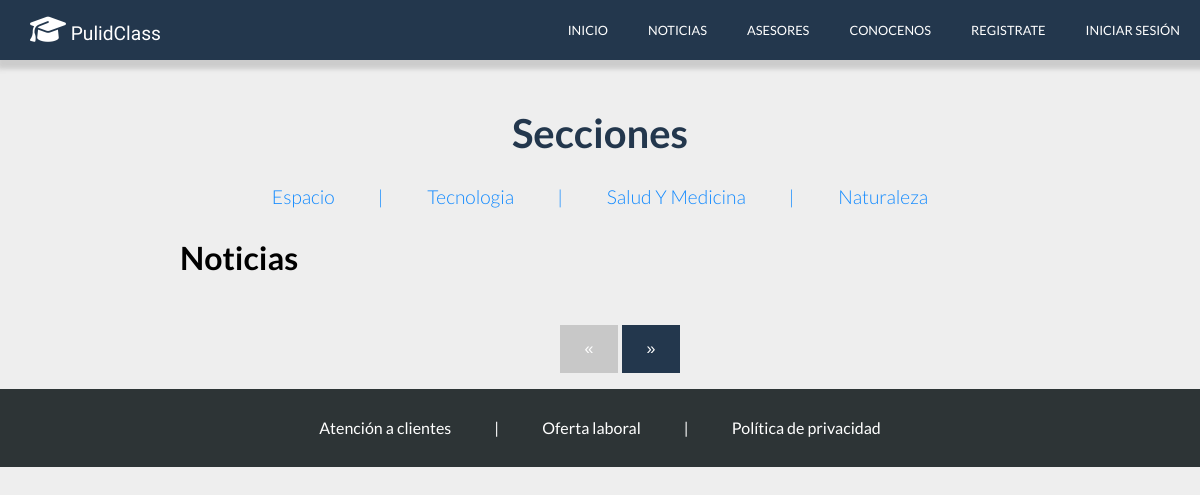
Before: /noticias.php with the older database file.
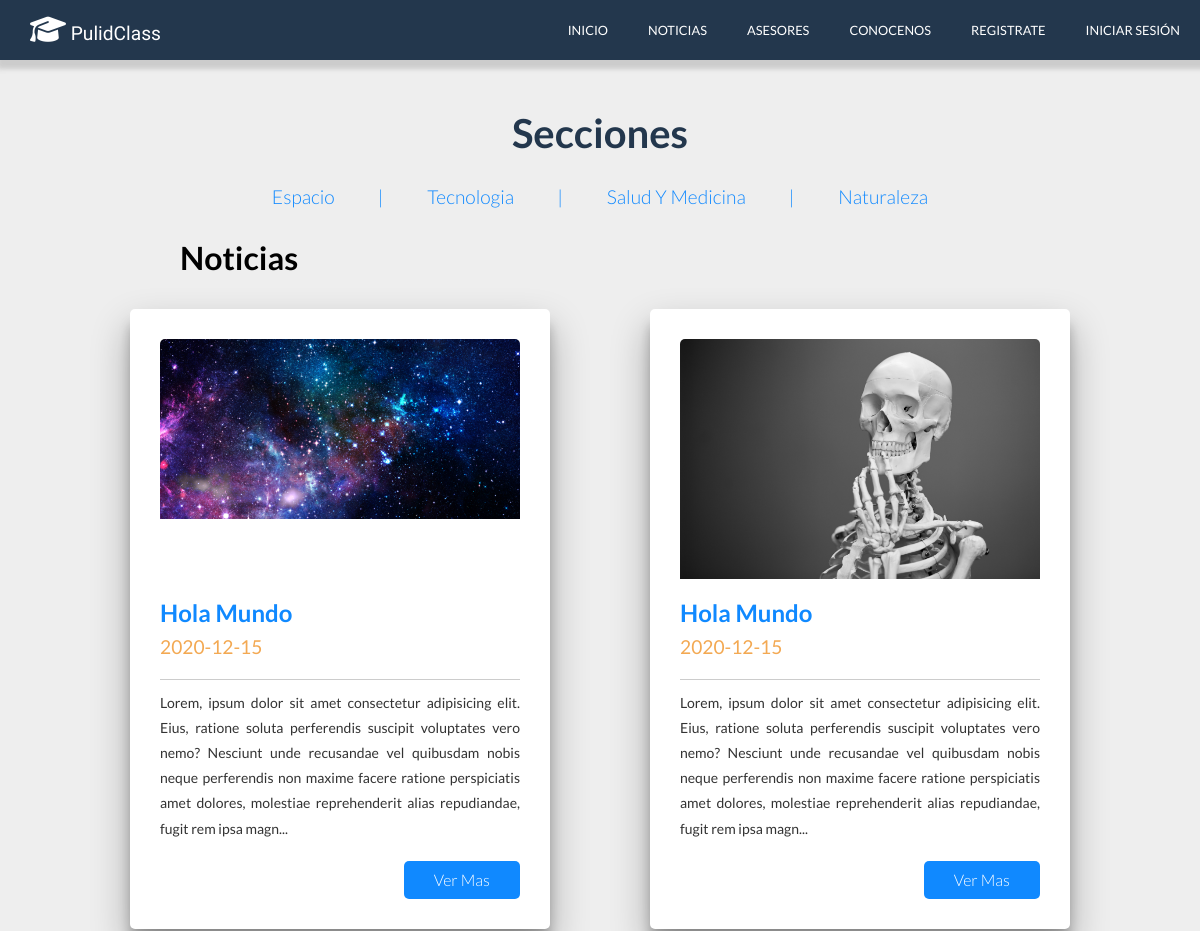
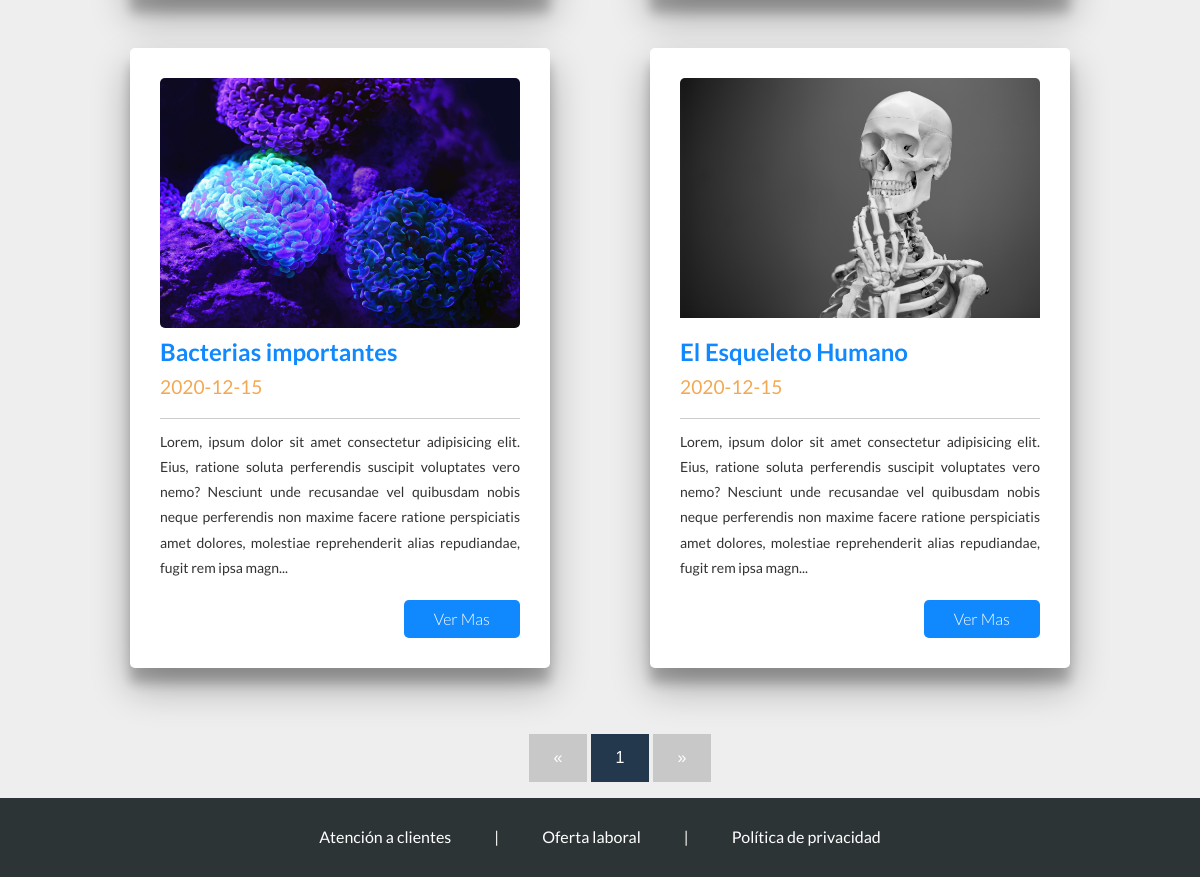
After: the same page with the newer database file (2 pictures, top to bottom).
### tables this page shows
CREATE TABLE `noticia` (
  `Id_Noticia` int(11) NOT NULL AUTO_INCREMENT,
  `Correo` varchar(70) DEFAULT NULL,
  `Titulo` varchar(100) NOT NULL,
  `Subtitulo` varchar(150) NOT NULL,
  `Fecha` date NOT NULL,
  `Fuentes` text NOT NULL,
  `Informacion` text NOT NULL,
  `Imagen` text,
  `asesor_Id_Asesor` int(11) NOT NULL,
  PRIMARY KEY (`Id_Noticia`),
  KEY `cita_ibfk_1` (`Correo`),
  KEY `fk_noticia_asesor1_idx` (`asesor_Id_Asesor`),
  CONSTRAINT `fk_noticia_asesor1` FOREIGN KEY (`asesor_Id_Asesor`) REFERENCES `asesor` (`Id_Asesor`) ON DELETE NO ACTION ON UPDATE NO ACTION
);

### noticias.php (called while the page is built, shortened)
<?php session_start();
    require('conexion.php');
    $statement = $conexion->prepare('SELECT * FROM Noticia');
    $statement->execute();
    $noticias=$statement->fetchAll();
    $pagina = isset($_GET['pagina']) ? (int)$_GET['pagina'] : 1;
    $postPorPagina = 4;
    $inicio = ($pagina > 1) ? ($pagina * $postPorPagina - $postPorPagina) : 0 ;
    $noticias_page = $conexion->prepare("SELECT SQL_CALC_FOUND_ROWS * FROM noticia LIMIT $inicio, $postPorPagina");
    $noticias_page->execute();
    $noticias_page= $noticias_page->fetchAll();
    $totalNoticias = $conexion->query('SELECT FOUND_ROWS() as total');
    $totalNoticias = $totalNoticias->fetch()['total'];
    $numeroPaginas = ceil($totalNoticias / $postPorPagina);
    require('views/noticias.view.php');
?>

### views/noticias.view.php (the view, shortened to what this page needs)
<!DOCTYPE html>
<html lang="en">
<head>
    <link rel="stylesheet" href="css/normalize.css">
    <link rel="stylesheet" href="css/noticias/estilos.css">
</head>
<body>
    <header>
        <div class="menu">
            <div class="logo">
                <a href="index.php"><h2 class="page-name"><i class="fas fa-graduation-cap"></i> PulidClass</h2></a>
            </div>
            <nav>
                <a href="index.php">Inicio</a>
                <a href="noticias.php">Noticias</a>
                <a href="asesores.php">Asesores</a>
                <a href="conocenos.php">Conocenos</a>
                <?php if(isset($_SESSION['cliente'])): ?>
                    <a href="perfil.php">Perfil</a>
                    <a href="logout.php">Cerrar Sesión</a>
                <?php elseif(isset($_SESSION['admin'])): ?>
                    <a href="admin.php">Perfil</a>
                    <a href="logout.php">Cerrar Sesión</a>
                <?php elseif(isset($_SESSION['asesor'])): ?>
                    <a href="perfil_asesor.php">Perfil</a>
                    <a href="logout.php">Cerrar Sesión</a>
                <?php else: ?>
                    <a href="register.php">Registrate</a>
                    <a href="login.php">Iniciar Sesión</a>
                <?php endif; ?>
            </nav>
        </div>
    <main>
        <div class="asesores">
            <div class="filtrado">
                <h3 class="titulo">Secciones</h3>
                <a href="#">Espacio</a>
                <a href="#" class="separador"> | </a>
                <a href="#">Tecnologia</a>
                <a href="#" class="separador"> | </a>
                <a href="#">Salud Y Medicina</a>
                <a href="#" class="separador"> | </a>
                <a href="#">Naturaleza</a>
            </div>
            <div class="grid">
                <div class="titulo">
                    <h3>Noticias</h3>
                </div>
                <?php
                    foreach($noticias_page as $noticia){
                    $titulo=$noticia['Titulo'];
                    $fecha=$noticia['Fecha'];
                    $informacion=$noticia['Informacion'];
                    $informacion=substr($informacion, 0, 300);
                    $informacion.="...";
                    $foto=$noticia['Imagen'];
                ?>
                <div class="asesor">
                    <form enctype="multipart/form-data" action="<?php echo htmlspecialchars($_SERVER['PHP_SELF'])?>" method="GET">
                        <div class="foto">
                            <img src="<?php echo $foto?>" alt="">
                        </div>
                        <p class="nombre"><?php echo $titulo ?></p>
                        <p class="ocupacion"><?php echo $fecha ?></p>
                        <p class="descripcion"><?php echo $informacion ?></p>
                        <input type="submit" value="Ver Mas">
                    </form>
                </div>
                <?php
                }
                ?>
            </div>
            <div class="paginacion">
                    <ul>
                        <?php if($pagina == 1): ?>
                            <li class="disabled">&laquo;</li>
                        <?php else: ?>
                            <li><a href="?pagina=<?php echo $pagina - 1 ?>">&laquo;</a></li>
                        <?php endif; ?>
                        <?php
                            for($i = 1; $i <= $numeroPaginas; $i++){
                                if ($pagina === $i) {
                                    echo "<li class='active'><a href='?pagina=$i'>$i</a></li>";
                                } else {
                                    echo "<li><a href='?pagina=$i'>$i</a></li>";
                                }
                            }
                        ?>
                        <?php if($pagina == $numeroPaginas): ?>
                            <li class="disabled">&raquo;</li>
                        <?php else: ?>
                            <li><a href="?pagina=<?php echo $pagina + 1 ?>">&raquo;</a></li>
                        <?php endif; ?>
                    </ul>
            </div>
        </div>
    </main>
    <footer>
    <div class="info">
            <a href="#">Atención a clientes</a>
            <a href="#" class="separador"> | </a>
            <a href="#">Oferta laboral</a>
            <a href="#" class="separador"> | </a>
            <a href="politicas.php">Política de privacidad</a>
        </div>
    </footer>
    <link rel="stylesheet" href="https://cdnjs.cloudflare.com/ajax/libs/jquery-modal/0.9.1/jquery.modal.min.css" />
</body>
</html>

### css/noticias/estilos.css (style rules this page uses)
header .menu { background: #23374d; color: #fff; display: flex; box-shadow: 3px 3px 5px 6px #ccc; height: 60px; }
header .menu .logo { display: flex; flex-direction: row; flex-wrap: wrap; align-items: center; width: 20%; padding: 10px; }
header .menu .logo a { color: white; text-decoration: none; }
header .menu .logo a h2 { margin: 0 20px; font-family: "Titillium Web", sans-serif; font-size: 1.2em; font-weight: 300; }
header .menu .logo a h2 i { font-size: 1.5em; }
header .menu nav { text-transform: uppercase; width: 80%; display: flex; flex-direction: row; flex-wrap: wrap; align-items: center; justify-content: flex-end; text-align: right; }
header .menu nav a { font-size: 0.8em; margin: 0 20px; text-decoration: none; color: #fff; transition: all 0.3s ease; }
main .asesores { width: 100%; }
main .asesores .filtrado { text-align: center; }
main .asesores .filtrado .titulo { margin: 0; margin-top: 50px; margin-bottom: 30px; font-size: 2.5em; color: #23374d; }
main .asesores .filtrado a { text-decoration: none; color: #1089ff; font-size: 1.2em; font-weight: 300; margin: 0 20px; }
main .asesores .filtrado .separador { pointer-events: none; cursor: default; }
main .asesores .grid { display: flex; flex-direction: row; flex-wrap: wrap; justify-content: center; }
main .asesores .grid .titulo { width: 100%; margin-left: 15%; }
main .asesores .grid .titulo h3 { font-size: 2em; }
main .asesores .grid .asesor { background: #fff; width: 30%; position: relative; padding: 30px; border-radius: 5px; margin: 0 50px; margin-bottom: 50px; box-shadow: 0 19px 38px rgba(0, 0, 0, 0.3), 0 15px 12px rgba(0, 0, 0, 0.22); }
main .asesores .grid .asesor p { margin: 0; }
main .asesores .grid .asesor .foto { margin: 0 auto; overflow: hidden; border-radius: 5px; height: 250px; }
main .asesores .grid .asesor .foto img { width: 100%; }
main .asesores .grid .asesor .nombre { margin-top: 10px; font-size: 1.5em; font-weight: 700; color: #1089ff; margin-bottom: 10px; }
main .asesores .grid .asesor .ocupacion { font-size: 1.2em; font-weight: 400; color: #f3a953; margin-bottom: 10px; padding-bottom: 20px; border-bottom: 1px solid #ccc; }
main .asesores .grid .asesor .descripcion { text-align: justify; font-size: 0.875em; line-height: 1.8em; color: #333; margin-bottom: 20px; }
main .asesores .grid .asesor input[type='submit'] { background: #1089ff; text-decoration: none; padding: 10px 30px; float: right; color: #fff; font-weight: 300; border-radius: 5px; border-style: none; transition: 0.3s all ease; }
main .asesores .paginacion { display: block; text-align: center; }
main .asesores .paginacion ul { list-style: none; }
main .asesores .paginacion ul .disabled { background: #c8c8c8; display: inline-block; font-family: "Oswald", Arial, helvetica, sans-serif; padding: 15px 25px; cursor: not-allowed; color: #fff; text-decoration: none; }
main .asesores .paginacion ul li { line-height: normal; text-decoration: none; display: inline; }
main .asesores .paginacion ul li a { display: inline-block; font-family: "Oswald", Arial, helvetica, sans-serif; padding: 15px 25px; background: #23374d; color: #fff; text-decoration: none; }
footer { clear: both; background: #2d3436; }
footer .info { padding: 30px 0; text-align: center; }
footer .info a { text-decoration: none; color: #fff; margin: 0 20px; }
footer .info .separador { pointer-events: none; cursor: default; }
body { background: #eeeeee; font-size: 16px; font-family: "Lato", sans-serif; }

Changed rows visible on the page:
added noticia: Imagen (picture), Titulo "Hola Mundo", Fecha "2020-12-15", Informacion "Lorem, ipsum dolor sit amet consectetur adipisicing elit. Eius, ratione soluta perferendis suscipit voluptates vero nemo? Nesciunt unde recusandae vel quibusdam nobis neque perferendis non maxime facere ratione perspiciatis amet dolores, molestiae reprehenderit alias repudiandae, fugit rem ipsa magn..."
added noticia: Imagen (picture), Titulo "Hola Mundo", Fecha "2020-12-15", Informacion "Lorem, ipsum dolor sit amet consectetur adipisicing elit. Eius, ratione soluta perferendis suscipit voluptates vero nemo? Nesciunt unde recusandae vel quibusdam nobis neque perferendis non maxime facere ratione perspiciatis amet dolores, molestiae reprehenderit alias repudiandae, fugit rem ipsa magn..."
added noticia: Imagen (picture), Titulo "Bacterias importantes", Fecha "2020-12-15", Informacion "Lorem, ipsum dolor sit amet consectetur adipisicing elit. Eius, ratione soluta perferendis suscipit voluptates vero nemo? Nesciunt unde recusandae vel quibusdam nobis neque perferendis non maxime facere ratione perspiciatis amet dolores, molestiae reprehenderit alias repudiandae, fugit rem ipsa magn..."
added noticia: Imagen (picture), Titulo "El Esqueleto Humano", Fecha "2020-12-15", Informacion "Lorem, ipsum dolor sit amet consectetur adipisicing elit. Eius, ratione soluta perferendis suscipit voluptates vero nemo? Nesciunt unde recusandae vel quibusdam nobis neque perferendis non maxime facere ratione perspiciatis amet dolores, molestiae reprehenderit alias repudiandae, fugit rem ipsa magn..."
Other visible differences:
new list line: "1"
